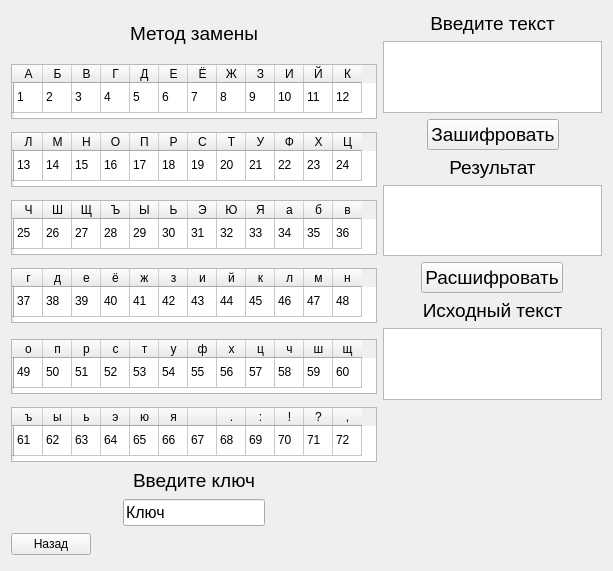
<?xml version="1.0" encoding="UTF-8"?>
<ui version="4.0">
 <class>Form</class>
 <widget class="QWidget" name="Form">
  <property name="geometry">
   <rect>
    <x>0</x>
    <y>0</y>
    <width>613</width>
    <height>571</height>
   </rect>
  </property>
  <property name="sizePolicy">
   <sizepolicy hsizetype="Fixed" vsizetype="Fixed">
    <horstretch>0</horstretch>
    <verstretch>0</verstretch>
   </sizepolicy>
  </property>
  <property name="windowTitle">
   <string>Form</string>
  </property>
  <layout class="QGridLayout" name="gridLayout">
   <item row="0" column="0">
    <layout class="QHBoxLayout" name="horizontalLayout_8">
     <item>
      <widget class="QLabel" name="label">
       <property name="sizePolicy">
        <sizepolicy hsizetype="Fixed" vsizetype="Fixed">
         <horstretch>0</horstretch>
         <verstretch>0</verstretch>
        </sizepolicy>
       </property>
       <property name="maximumSize">
        <size>
         <width>16777215</width>
         <height>30</height>
        </size>
       </property>
       <property name="font">
        <font>
         <pointsize>14</pointsize>
        </font>
       </property>
       <property name="text">
        <string>Метод замены</string>
       </property>
      </widget>
     </item>
    </layout>
   </item>
   <item row="0" column="1" rowspan="6">
    <layout class="QVBoxLayout" name="verticalLayout_5" stretch="0,0,0">
     <property name="sizeConstraint">
      <enum>QLayout::SetNoConstraint</enum>
     </property>
     <item>
      <layout class="QVBoxLayout" name="verticalLayout_6">
       <item>
        <widget class="QLabel" name="label_5">
         <property name="sizePolicy">
          <sizepolicy hsizetype="Minimum" vsizetype="Minimum">
           <horstretch>0</horstretch>
           <verstretch>0</verstretch>
          </sizepolicy>
         </property>
         <property name="font">
          <font>
           <pointsize>14</pointsize>
          </font>
         </property>
         <property name="text">
          <string>Введите текст</string>
         </property>
         <property name="alignment">
          <set>Qt::AlignCenter</set>
         </property>
        </widget>
       </item>
       <item>
        <widget class="QTextEdit" name="sourceTxtEdit_2">
         <property name="sizePolicy">
          <sizepolicy hsizetype="Preferred" vsizetype="Preferred">
           <horstretch>0</horstretch>
           <verstretch>0</verstretch>
          </sizepolicy>
         </property>
         <property name="sizeAdjustPolicy">
          <enum>QAbstractScrollArea::AdjustToContents</enum>
         </property>
        </widget>
       </item>
       <item>
        <layout class="QHBoxLayout" name="horizontalLayout_2">
         <property name="sizeConstraint">
          <enum>QLayout::SetMinimumSize</enum>
         </property>
         <item>
          <spacer name="horizontalSpacer_5">
           <property name="sizePolicy">
            <sizepolicy hsizetype="Minimum" vsizetype="Minimum">
             <horstretch>0</horstretch>
             <verstretch>0</verstretch>
            </sizepolicy>
           </property>
           <property name="orientation">
            <enum>Qt::Horizontal</enum>
           </property>
           <property name="sizeHint" stdset="0">
            <size>
             <width>40</width>
             <height>20</height>
            </size>
           </property>
          </spacer>
         </item>
         <item>
          <widget class="QPushButton" name="btnEncode_2">
           <property name="sizePolicy">
            <sizepolicy hsizetype="Minimum" vsizetype="Minimum">
             <horstretch>0</horstretch>
             <verstretch>0</verstretch>
            </sizepolicy>
           </property>
           <property name="font">
            <font>
             <pointsize>14</pointsize>
            </font>
           </property>
           <property name="text">
            <string>Зашифровать</string>
           </property>
          </widget>
         </item>
         <item>
          <spacer name="horizontalSpacer_6">
           <property name="sizePolicy">
            <sizepolicy hsizetype="Minimum" vsizetype="Minimum">
             <horstretch>0</horstretch>
             <verstretch>0</verstretch>
            </sizepolicy>
           </property>
           <property name="orientation">
            <enum>Qt::Horizontal</enum>
           </property>
           <property name="sizeHint" stdset="0">
            <size>
             <width>40</width>
             <height>20</height>
            </size>
           </property>
          </spacer>
         </item>
        </layout>
       </item>
      </layout>
     </item>
     <item>
      <layout class="QVBoxLayout" name="verticalLayout_7">
       <item>
        <widget class="QLabel" name="label_6">
         <property name="sizePolicy">
          <sizepolicy hsizetype="Minimum" vsizetype="Minimum">
           <horstretch>0</horstretch>
           <verstretch>0</verstretch>
          </sizepolicy>
         </property>
         <property name="font">
          <font>
           <pointsize>14</pointsize>
          </font>
         </property>
         <property name="text">
          <string>Результат</string>
         </property>
         <property name="alignment">
          <set>Qt::AlignCenter</set>
         </property>
        </widget>
       </item>
       <item>
        <widget class="QTextEdit" name="encodedTxtEdit_2">
         <property name="sizePolicy">
          <sizepolicy hsizetype="Preferred" vsizetype="Preferred">
           <horstretch>0</horstretch>
           <verstretch>0</verstretch>
          </sizepolicy>
         </property>
         <property name="sizeAdjustPolicy">
          <enum>QAbstractScrollArea::AdjustToContents</enum>
         </property>
         <property name="readOnly">
          <bool>true</bool>
         </property>
        </widget>
       </item>
       <item>
        <layout class="QHBoxLayout" name="horizontalLayout_4">
         <item>
          <spacer name="horizontalSpacer_7">
           <property name="sizePolicy">
            <sizepolicy hsizetype="Minimum" vsizetype="Minimum">
             <horstretch>0</horstretch>
             <verstretch>0</verstretch>
            </sizepolicy>
           </property>
           <property name="orientation">
            <enum>Qt::Horizontal</enum>
           </property>
           <property name="sizeHint" stdset="0">
            <size>
             <width>40</width>
             <height>20</height>
            </size>
           </property>
          </spacer>
         </item>
         <item>
          <widget class="QPushButton" name="btnDecode_2">
           <property name="sizePolicy">
            <sizepolicy hsizetype="Minimum" vsizetype="Minimum">
             <horstretch>0</horstretch>
             <verstretch>0</verstretch>
            </sizepolicy>
           </property>
           <property name="font">
            <font>
             <pointsize>14</pointsize>
            </font>
           </property>
           <property name="text">
            <string>Расшифровать</string>
           </property>
          </widget>
         </item>
         <item>
          <spacer name="horizontalSpacer_8">
           <property name="sizePolicy">
            <sizepolicy hsizetype="Minimum" vsizetype="Minimum">
             <horstretch>0</horstretch>
             <verstretch>0</verstretch>
            </sizepolicy>
           </property>
           <property name="orientation">
            <enum>Qt::Horizontal</enum>
           </property>
           <property name="sizeHint" stdset="0">
            <size>
             <width>40</width>
             <height>20</height>
            </size>
           </property>
          </spacer>
         </item>
        </layout>
       </item>
      </layout>
     </item>
     <item>
      <layout class="QVBoxLayout" name="verticalLayout_8">
       <item>
        <widget class="QLabel" name="label_7">
         <property name="sizePolicy">
          <sizepolicy hsizetype="Minimum" vsizetype="Minimum">
           <horstretch>0</horstretch>
           <verstretch>0</verstretch>
          </sizepolicy>
         </property>
         <property name="font">
          <font>
           <pointsize>14</pointsize>
          </font>
         </property>
         <property name="text">
          <string>Исходный текст</string>
         </property>
         <property name="alignment">
          <set>Qt::AlignCenter</set>
         </property>
        </widget>
       </item>
       <item>
        <widget class="QTextEdit" name="decodedTxtEdit_2">
         <property name="sizePolicy">
          <sizepolicy hsizetype="Preferred" vsizetype="Preferred">
           <horstretch>0</horstretch>
           <verstretch>0</verstretch>
          </sizepolicy>
         </property>
         <property name="sizeAdjustPolicy">
          <enum>QAbstractScrollArea::AdjustToContents</enum>
         </property>
         <property name="readOnly">
          <bool>true</bool>
         </property>
        </widget>
       </item>
      </layout>
     </item>
    </layout>
   </item>
   <item row="1" column="0">
    <widget class="QTableWidget" name="tableWidget">
     <property name="sizePolicy">
      <sizepolicy hsizetype="Fixed" vsizetype="Fixed">
       <horstretch>0</horstretch>
       <verstretch>0</verstretch>
      </sizepolicy>
     </property>
     <property name="maximumSize">
      <size>
       <width>16777215</width>
       <height>55</height>
      </size>
     </property>
     <property name="sizeAdjustPolicy">
      <enum>QAbstractScrollArea::AdjustToContents</enum>
     </property>
     <attribute name="horizontalHeaderDefaultSectionSize">
      <number>29</number>
     </attribute>
     <row>
      <property name="text">
       <string/>
      </property>
     </row>
     <column>
      <property name="text">
       <string>А</string>
      </property>
     </column>
     <column>
      <property name="text">
       <string>Б</string>
      </property>
     </column>
     <column>
      <property name="text">
       <string>В</string>
      </property>
     </column>
     <column>
      <property name="text">
       <string>Г</string>
      </property>
     </column>
     <column>
      <property name="text">
       <string>Д</string>
      </property>
     </column>
     <column>
      <property name="text">
       <string>Е</string>
      </property>
     </column>
     <column>
      <property name="text">
       <string>Ё</string>
      </property>
     </column>
     <column>
      <property name="text">
       <string>Ж</string>
      </property>
     </column>
     <column>
      <property name="text">
       <string>З</string>
      </property>
     </column>
     <column>
      <property name="text">
       <string>И</string>
      </property>
     </column>
     <column>
      <property name="text">
       <string>Й</string>
      </property>
     </column>
     <column>
      <property name="text">
       <string>К</string>
      </property>
     </column>
     <item row="0" column="0">
      <property name="text">
       <string>1</string>
      </property>
     </item>
     <item row="0" column="1">
      <property name="text">
       <string>2</string>
      </property>
     </item>
     <item row="0" column="2">
      <property name="text">
       <string>3</string>
      </property>
     </item>
     <item row="0" column="3">
      <property name="text">
       <string>4</string>
      </property>
     </item>
     <item row="0" column="4">
      <property name="text">
       <string>5</string>
      </property>
     </item>
     <item row="0" column="5">
      <property name="text">
       <string>6</string>
      </property>
     </item>
     <item row="0" column="6">
      <property name="text">
       <string>7</string>
      </property>
     </item>
     <item row="0" column="7">
      <property name="text">
       <string>8</string>
      </property>
     </item>
     <item row="0" column="8">
      <property name="text">
       <string>9</string>
      </property>
     </item>
     <item row="0" column="9">
      <property name="text">
       <string>10</string>
      </property>
     </item>
     <item row="0" column="10">
      <property name="text">
       <string>11</string>
      </property>
     </item>
     <item row="0" column="11">
      <property name="text">
       <string>12</string>
      </property>
     </item>
    </widget>
   </item>
   <item row="2" column="0">
    <widget class="QTableWidget" name="tableWidget_3">
     <property name="sizePolicy">
      <sizepolicy hsizetype="Fixed" vsizetype="Fixed">
       <horstretch>0</horstretch>
       <verstretch>0</verstretch>
      </sizepolicy>
     </property>
     <property name="maximumSize">
      <size>
       <width>16777215</width>
       <height>55</height>
      </size>
     </property>
     <property name="sizeAdjustPolicy">
      <enum>QAbstractScrollArea::AdjustToContents</enum>
     </property>
     <attribute name="horizontalHeaderDefaultSectionSize">
      <number>29</number>
     </attribute>
     <row>
      <property name="text">
       <string/>
      </property>
     </row>
     <column>
      <property name="text">
       <string>Л</string>
      </property>
     </column>
     <column>
      <property name="text">
       <string>М</string>
      </property>
     </column>
     <column>
      <property name="text">
       <string>Н</string>
      </property>
     </column>
     <column>
      <property name="text">
       <string>О</string>
      </property>
     </column>
     <column>
      <property name="text">
       <string>П</string>
      </property>
     </column>
     <column>
      <property name="text">
       <string>Р</string>
      </property>
     </column>
     <column>
      <property name="text">
       <string>С</string>
      </property>
     </column>
     <column>
      <property name="text">
       <string>Т</string>
      </property>
     </column>
     <column>
      <property name="text">
       <string>У</string>
      </property>
     </column>
     <column>
      <property name="text">
       <string>Ф</string>
      </property>
     </column>
     <column>
      <property name="text">
       <string>Х</string>
      </property>
     </column>
     <column>
      <property name="text">
       <string>Ц</string>
      </property>
     </column>
     <item row="0" column="0">
      <property name="text">
       <string>13</string>
      </property>
     </item>
     <item row="0" column="1">
      <property name="text">
       <string>14</string>
      </property>
     </item>
     <item row="0" column="2">
      <property name="text">
       <string>15</string>
      </property>
     </item>
     <item row="0" column="3">
      <property name="text">
       <string>16</string>
      </property>
     </item>
     <item row="0" column="4">
      <property name="text">
       <string>17</string>
      </property>
     </item>
     <item row="0" column="5">
      <property name="text">
       <string>18</string>
      </property>
     </item>
     <item row="0" column="6">
      <property name="text">
       <string>19</string>
      </property>
     </item>
     <item row="0" column="7">
      <property name="text">
       <string>20</string>
      </property>
     </item>
     <item row="0" column="8">
      <property name="text">
       <string>21</string>
      </property>
     </item>
     <item row="0" column="9">
      <property name="text">
       <string>22</string>
      </property>
     </item>
     <item row="0" column="10">
      <property name="text">
       <string>23</string>
      </property>
     </item>
     <item row="0" column="11">
      <property name="text">
       <string>24</string>
      </property>
     </item>
    </widget>
   </item>
   <item row="4" column="0">
    <widget class="QTableWidget" name="tableWidget_5">
     <property name="sizePolicy">
      <sizepolicy hsizetype="Fixed" vsizetype="Fixed">
       <horstretch>0</horstretch>
       <verstretch>0</verstretch>
      </sizepolicy>
     </property>
     <property name="maximumSize">
      <size>
       <width>16777215</width>
       <height>55</height>
      </size>
     </property>
     <property name="sizeAdjustPolicy">
      <enum>QAbstractScrollArea::AdjustToContents</enum>
     </property>
     <attribute name="horizontalHeaderDefaultSectionSize">
      <number>29</number>
     </attribute>
     <row>
      <property name="text">
       <string/>
      </property>
     </row>
     <column>
      <property name="text">
       <string>г</string>
      </property>
     </column>
     <column>
      <property name="text">
       <string>д</string>
      </property>
     </column>
     <column>
      <property name="text">
       <string>е</string>
      </property>
     </column>
     <column>
      <property name="text">
       <string>ё</string>
      </property>
     </column>
     <column>
      <property name="text">
       <string>ж</string>
      </property>
     </column>
     <column>
      <property name="text">
       <string>з</string>
      </property>
     </column>
     <column>
      <property name="text">
       <string>и</string>
      </property>
     </column>
     <column>
      <property name="text">
       <string>й</string>
      </property>
     </column>
     <column>
      <property name="text">
       <string>к</string>
      </property>
     </column>
     <column>
      <property name="text">
       <string>л</string>
      </property>
     </column>
     <column>
      <property name="text">
       <string>м</string>
      </property>
     </column>
     <column>
      <property name="text">
       <string>н</string>
      </property>
     </column>
     <item row="0" column="0">
      <property name="text">
       <string>37</string>
      </property>
     </item>
     <item row="0" column="1">
      <property name="text">
       <string>38</string>
      </property>
     </item>
     <item row="0" column="2">
      <property name="text">
       <string>39</string>
      </property>
     </item>
     <item row="0" column="3">
      <property name="text">
       <string>40</string>
      </property>
     </item>
     <item row="0" column="4">
      <property name="text">
       <string>41</string>
      </property>
     </item>
     <item row="0" column="5">
      <property name="text">
       <string>42</string>
      </property>
     </item>
     <item row="0" column="6">
      <property name="text">
       <string>43</string>
      </property>
     </item>
     <item row="0" column="7">
      <property name="text">
       <string>44</string>
      </property>
     </item>
     <item row="0" column="8">
      <property name="text">
       <string>45</string>
      </property>
     </item>
     <item row="0" column="9">
      <property name="text">
       <string>46</string>
      </property>
     </item>
     <item row="0" column="10">
      <property name="text">
       <string>47</string>
      </property>
     </item>
     <item row="0" column="11">
      <property name="text">
       <string>48</string>
      </property>
     </item>
    </widget>
   </item>
   <item row="7" column="0">
    <layout class="QHBoxLayout" name="horizontalLayout_5">
     <item>
      <widget class="QLabel" name="label_8">
       <property name="sizePolicy">
        <sizepolicy hsizetype="Fixed" vsizetype="Fixed">
         <horstretch>0</horstretch>
         <verstretch>0</verstretch>
        </sizepolicy>
       </property>
       <property name="font">
        <font>
         <pointsize>14</pointsize>
        </font>
       </property>
       <property name="text">
        <string>Введите ключ</string>
       </property>
       <property name="alignment">
        <set>Qt::AlignCenter</set>
       </property>
      </widget>
     </item>
    </layout>
   </item>
   <item row="3" column="0">
    <widget class="QTableWidget" name="tableWidget_6">
     <property name="sizePolicy">
      <sizepolicy hsizetype="Fixed" vsizetype="Fixed">
       <horstretch>0</horstretch>
       <verstretch>0</verstretch>
      </sizepolicy>
     </property>
     <property name="maximumSize">
      <size>
       <width>16777215</width>
       <height>55</height>
      </size>
     </property>
     <property name="sizeAdjustPolicy">
      <enum>QAbstractScrollArea::AdjustToContents</enum>
     </property>
     <attribute name="horizontalHeaderDefaultSectionSize">
      <number>29</number>
     </attribute>
     <row>
      <property name="text">
       <string/>
      </property>
     </row>
     <column>
      <property name="text">
       <string>Ч</string>
      </property>
     </column>
     <column>
      <property name="text">
       <string>Ш</string>
      </property>
     </column>
     <column>
      <property name="text">
       <string>Щ</string>
      </property>
     </column>
     <column>
      <property name="text">
       <string>Ъ</string>
      </property>
     </column>
     <column>
      <property name="text">
       <string>Ы</string>
      </property>
     </column>
     <column>
      <property name="text">
       <string>Ь</string>
      </property>
     </column>
     <column>
      <property name="text">
       <string>Э</string>
      </property>
     </column>
     <column>
      <property name="text">
       <string>Ю</string>
      </property>
     </column>
     <column>
      <property name="text">
       <string>Я</string>
      </property>
     </column>
     <column>
      <property name="text">
       <string>а</string>
      </property>
     </column>
     <column>
      <property name="text">
       <string>б</string>
      </property>
     </column>
     <column>
      <property name="text">
       <string>в</string>
      </property>
     </column>
     <item row="0" column="0">
      <property name="text">
       <string>25</string>
      </property>
     </item>
     <item row="0" column="1">
      <property name="text">
       <string>26</string>
      </property>
     </item>
     <item row="0" column="2">
      <property name="text">
       <string>27</string>
      </property>
     </item>
     <item row="0" column="3">
      <property name="text">
       <string>28</string>
      </property>
     </item>
     <item row="0" column="4">
      <property name="text">
       <string>29</string>
      </property>
     </item>
     <item row="0" column="5">
      <property name="text">
       <string>30</string>
      </property>
     </item>
     <item row="0" column="6">
      <property name="text">
       <string>31</string>
      </property>
     </item>
     <item row="0" column="7">
      <property name="text">
       <string>32</string>
      </property>
     </item>
     <item row="0" column="8">
      <property name="text">
       <string>33</string>
      </property>
     </item>
     <item row="0" column="9">
      <property name="text">
       <string>34</string>
      </property>
     </item>
     <item row="0" column="10">
      <property name="text">
       <string>35</string>
      </property>
     </item>
     <item row="0" column="11">
      <property name="text">
       <string>36</string>
      </property>
     </item>
    </widget>
   </item>
   <item row="5" column="0">
    <widget class="QTableWidget" name="tableWidget_4">
     <property name="sizePolicy">
      <sizepolicy hsizetype="Fixed" vsizetype="Fixed">
       <horstretch>0</horstretch>
       <verstretch>0</verstretch>
      </sizepolicy>
     </property>
     <property name="maximumSize">
      <size>
       <width>16777215</width>
       <height>55</height>
      </size>
     </property>
     <property name="sizeAdjustPolicy">
      <enum>QAbstractScrollArea::AdjustToContents</enum>
     </property>
     <attribute name="horizontalHeaderDefaultSectionSize">
      <number>29</number>
     </attribute>
     <row>
      <property name="text">
       <string/>
      </property>
     </row>
     <column>
      <property name="text">
       <string>о</string>
      </property>
     </column>
     <column>
      <property name="text">
       <string>п</string>
      </property>
     </column>
     <column>
      <property name="text">
       <string>р</string>
      </property>
     </column>
     <column>
      <property name="text">
       <string>с</string>
      </property>
     </column>
     <column>
      <property name="text">
       <string>т</string>
      </property>
     </column>
     <column>
      <property name="text">
       <string>у</string>
      </property>
     </column>
     <column>
      <property name="text">
       <string>ф</string>
      </property>
     </column>
     <column>
      <property name="text">
       <string>х</string>
      </property>
     </column>
     <column>
      <property name="text">
       <string>ц</string>
      </property>
     </column>
     <column>
      <property name="text">
       <string>ч</string>
      </property>
     </column>
     <column>
      <property name="text">
       <string>ш</string>
      </property>
     </column>
     <column>
      <property name="text">
       <string>щ</string>
      </property>
     </column>
     <item row="0" column="0">
      <property name="text">
       <string>49</string>
      </property>
     </item>
     <item row="0" column="1">
      <property name="text">
       <string>50</string>
      </property>
     </item>
     <item row="0" column="2">
      <property name="text">
       <string>51</string>
      </property>
     </item>
     <item row="0" column="3">
      <property name="text">
       <string>52</string>
      </property>
     </item>
     <item row="0" column="4">
      <property name="text">
       <string>53</string>
      </property>
     </item>
     <item row="0" column="5">
      <property name="text">
       <string>54</string>
      </property>
     </item>
     <item row="0" column="6">
      <property name="text">
       <string>55</string>
      </property>
     </item>
     <item row="0" column="7">
      <property name="text">
       <string>56</string>
      </property>
     </item>
     <item row="0" column="8">
      <property name="text">
       <string>57</string>
      </property>
     </item>
     <item row="0" column="9">
      <property name="text">
       <string>58</string>
      </property>
     </item>
     <item row="0" column="10">
      <property name="text">
       <string>59</string>
      </property>
     </item>
     <item row="0" column="11">
      <property name="text">
       <string>60</string>
      </property>
     </item>
    </widget>
   </item>
   <item row="6" column="0">
    <widget class="QTableWidget" name="tableWidget_2">
     <property name="sizePolicy">
      <sizepolicy hsizetype="Fixed" vsizetype="Fixed">
       <horstretch>0</horstretch>
       <verstretch>0</verstretch>
      </sizepolicy>
     </property>
     <property name="maximumSize">
      <size>
       <width>16777215</width>
       <height>55</height>
      </size>
     </property>
     <property name="sizeAdjustPolicy">
      <enum>QAbstractScrollArea::AdjustToContents</enum>
     </property>
     <attribute name="horizontalHeaderDefaultSectionSize">
      <number>29</number>
     </attribute>
     <row>
      <property name="text">
       <string/>
      </property>
     </row>
     <column>
      <property name="text">
       <string>ъ</string>
      </property>
     </column>
     <column>
      <property name="text">
       <string>ы</string>
      </property>
     </column>
     <column>
      <property name="text">
       <string>ь</string>
      </property>
     </column>
     <column>
      <property name="text">
       <string>э</string>
      </property>
     </column>
     <column>
      <property name="text">
       <string>ю</string>
      </property>
     </column>
     <column>
      <property name="text">
       <string>я</string>
      </property>
     </column>
     <column>
      <property name="text">
       <string/>
      </property>
     </column>
     <column>
      <property name="text">
       <string>.</string>
      </property>
     </column>
     <column>
      <property name="text">
       <string>:</string>
      </property>
     </column>
     <column>
      <property name="text">
       <string>!</string>
      </property>
     </column>
     <column>
      <property name="text">
       <string>?</string>
      </property>
     </column>
     <column>
      <property name="text">
       <string>,</string>
      </property>
     </column>
     <item row="0" column="0">
      <property name="text">
       <string>61</string>
      </property>
     </item>
     <item row="0" column="1">
      <property name="text">
       <string>62</string>
      </property>
     </item>
     <item row="0" column="2">
      <property name="text">
       <string>63</string>
      </property>
     </item>
     <item row="0" column="3">
      <property name="text">
       <string>64</string>
      </property>
     </item>
     <item row="0" column="4">
      <property name="text">
       <string>65</string>
      </property>
     </item>
     <item row="0" column="5">
      <property name="text">
       <string>66</string>
      </property>
     </item>
     <item row="0" column="6">
      <property name="text">
       <string>67</string>
      </property>
     </item>
     <item row="0" column="7">
      <property name="text">
       <string>68</string>
      </property>
     </item>
     <item row="0" column="8">
      <property name="text">
       <string>69</string>
      </property>
     </item>
     <item row="0" column="9">
      <property name="text">
       <string>70</string>
      </property>
     </item>
     <item row="0" column="10">
      <property name="text">
       <string>71</string>
      </property>
     </item>
     <item row="0" column="11">
      <property name="text">
       <string>72</string>
      </property>
     </item>
    </widget>
   </item>
   <item row="8" column="0">
    <layout class="QHBoxLayout" name="horizontalLayout_6">
     <item>
      <widget class="QLineEdit" name="keyLineEdit">
       <property name="sizePolicy">
        <sizepolicy hsizetype="Fixed" vsizetype="Fixed">
         <horstretch>0</horstretch>
         <verstretch>0</verstretch>
        </sizepolicy>
       </property>
       <property name="font">
        <font>
         <pointsize>12</pointsize>
        </font>
       </property>
       <property name="text">
        <string>Ключ</string>
       </property>
      </widget>
     </item>
    </layout>
   </item>
   <item row="9" column="0">
    <widget class="QPushButton" name="btnBack">
     <property name="sizePolicy">
      <sizepolicy hsizetype="Fixed" vsizetype="Fixed">
       <horstretch>0</horstretch>
       <verstretch>0</verstretch>
      </sizepolicy>
     </property>
     <property name="text">
      <string>Назад</string>
     </property>
    </widget>
   </item>
  </layout>
 </widget>
 <resources/>
 <connections/>
</ui>
